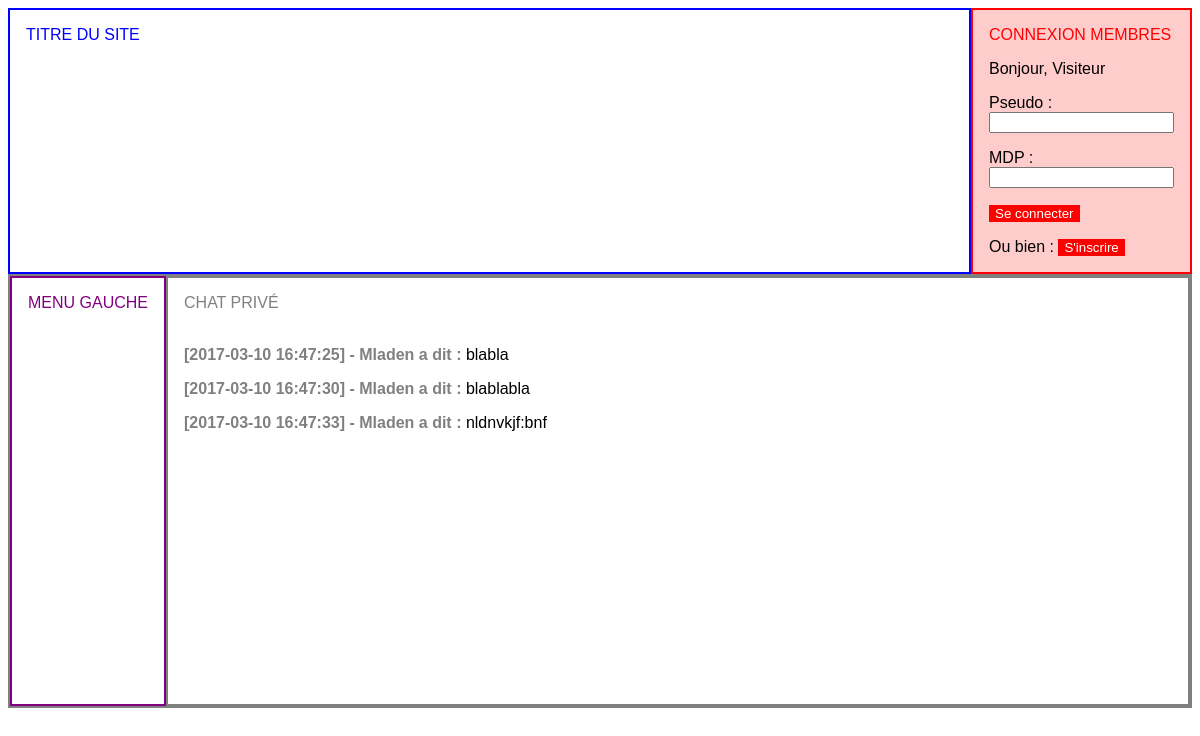
The page / on the database its author committed.
### tables this page shows
CREATE TABLE `users` (
  `user_id` int(11) NOT NULL,
  `user_name` varchar(20) NOT NULL,
  `passwd` varchar(100) NOT NULL,
  `user_permission` int(11) NOT NULL
);

CREATE TABLE `messages` (
  `post_id` int(11) NOT NULL,
  `post_author` int(11) NOT NULL,
  `post_date` datetime NOT NULL,
  `post_content` text NOT NULL
);

### chat.php (the view)
<?php
	include('user_management.php');
$req_MSG = $bdd->query('SELECT post_date, user_name, post_content FROM users INNER JOIN messages ON user_id = post_author');
while ($MSG = $req_MSG->fetch()) {
	echo '<p><span style="font-weight: bold; color: grey;">[' . $MSG['post_date'] . '] - ' . strip_tags($MSG['user_name']) . ' a dit : </span>' . strip_tags($MSG['post_content']) . '</p>';
}
?>

### style.css (style rules this page uses)
html { font-family: arial, verdana, sans-serif; }

### rows shown on the page
users: messages.post_date "2017-03-10 16:47:25", user_name "Mladen", messages.post_content "blabla", messages.post_date "2017-03-10 16:47:30", messages.post_content "blablabla", messages.post_date "2017-03-10 16:47:33", messages.post_content "nldnvkjf:bnf"

### other values the page prints
$_SESSION['user_name'] "Visiteur"
